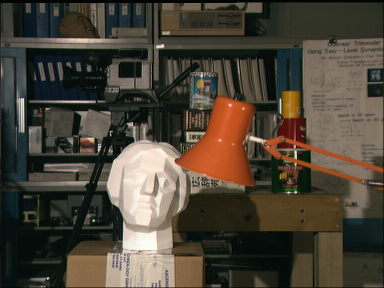
#> input picture Lab4/right7.jpg, 384 x 288 px
$ jupyter execute --allow-errors CV_Assignment4.ipynb
#> lines starting #> are read from the running program, lines starting #| are printed output that depends on the picture
[cell 1]
import numpy as np
import cv2
from matplotlib import pyplot as plt
#from google.colab.patches import cv2_imshow

[cell 2]
imgR = cv2.imread('right7.jpg',0)
#> imgR: shape (288, 384); min 0, max 253, mean 68.2
imgL = cv2.imread('left7.jpg',0)
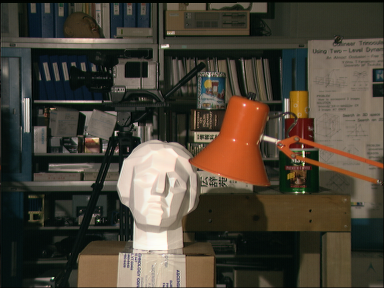
#> input picture Lab4/left7.jpg, 384 x 288 px
#> imgL: shape (288, 384); min 0, max 253, mean 67.8
stereo = cv2.StereoBM_create(16,11)
disparity = stereo.compute(imgL, imgR)
plt.imshow(imgR, cmap='gray')
plt.show()
plt.imshow(imgL, cmap='gray')
plt.show()
plt.imshow(disparity)
plt.show()

[cell 3]
imgL = cv2.imread('left6.jpg',0)
imgR = cv2.imread('right6.jpg',0)
stereo = cv2.StereoBM_create(96, 15)
#> (the rest of this cell did not finish here and is left out)

[cell 4]
imgL = cv2.imread('left4.jpg',0)
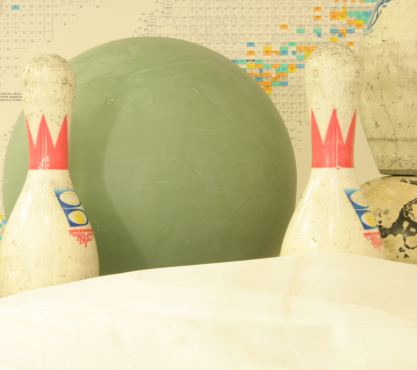
#> input picture Lab4/left4.jpg, 417 x 370 px
#> imgL: shape (370, 417); min 33, max 254, mean 197.7
imgR = cv2.imread('right4.jpg',0)
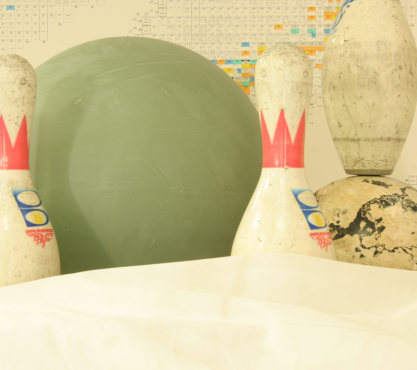
#> input picture Lab4/right4.jpg, 417 x 370 px
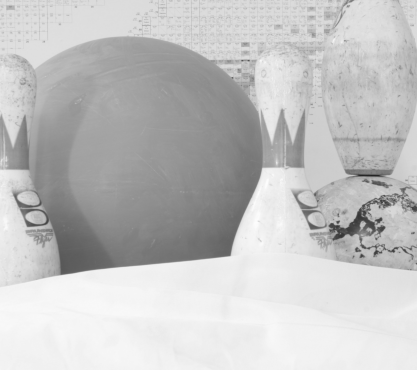
#> imgR: shape (370, 417); min 34, max 253, mean 194.7
stereo = cv2.StereoBM_create(48,15)
disparity = stereo.compute(imgL, imgR)
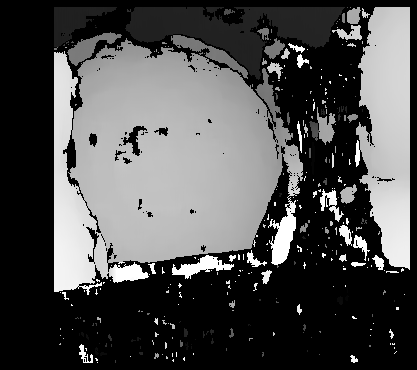
#> disparity: shape (370, 417) int16; min -16, max 752, mean 223.7; drawn with min black and max white
plt.imshow(imgR, cmap='gray')
plt.show()
plt.imshow(imgL, cmap='gray')
plt.show()
plt.imshow(disparity)
plt.show()

[cell 5]
imgL = cv2.imread('left2.jpg',0)
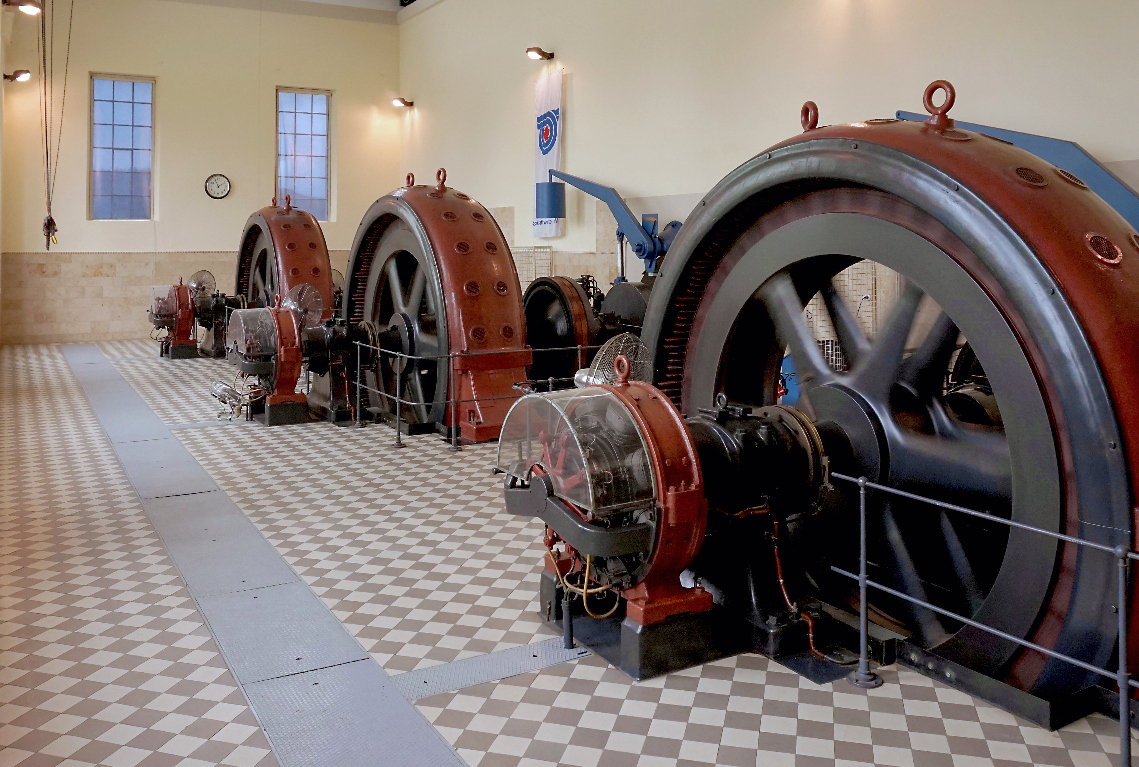
#> input picture Lab4/left2.jpg, 1139 x 767 px
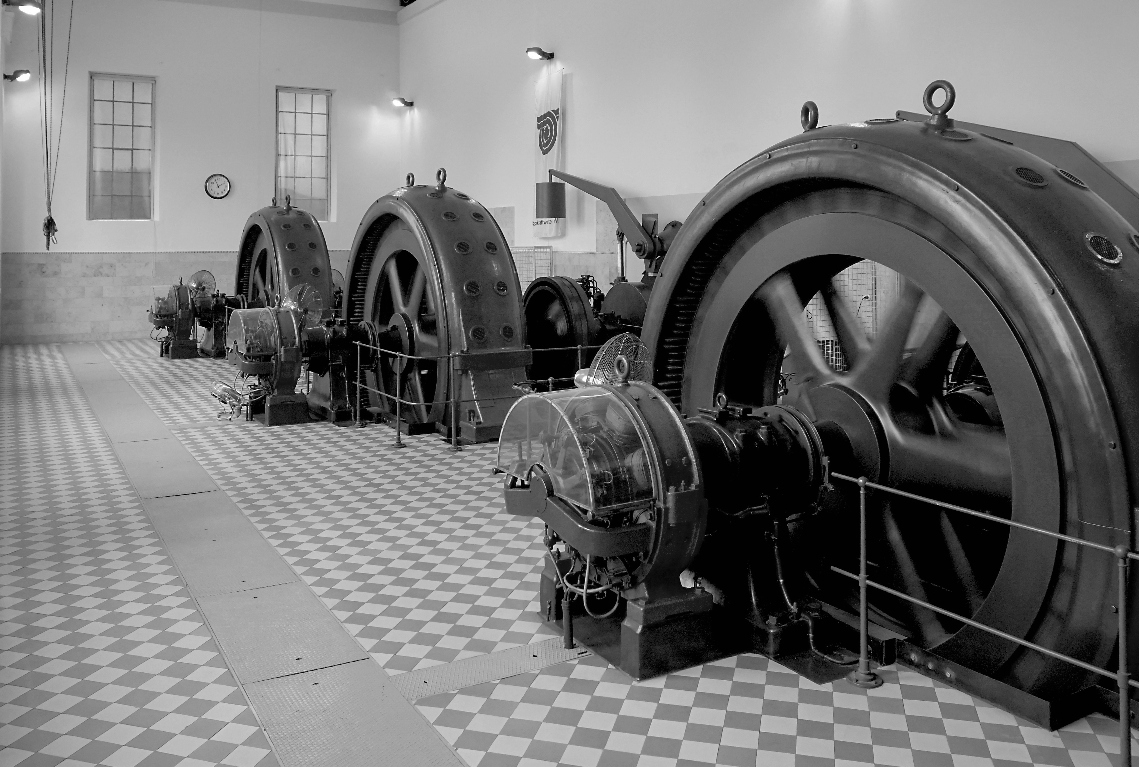
#> imgL: shape (767, 1139); min 0, max 255, mean 116.8
imgR = cv2.imread('right2.jpg',0)
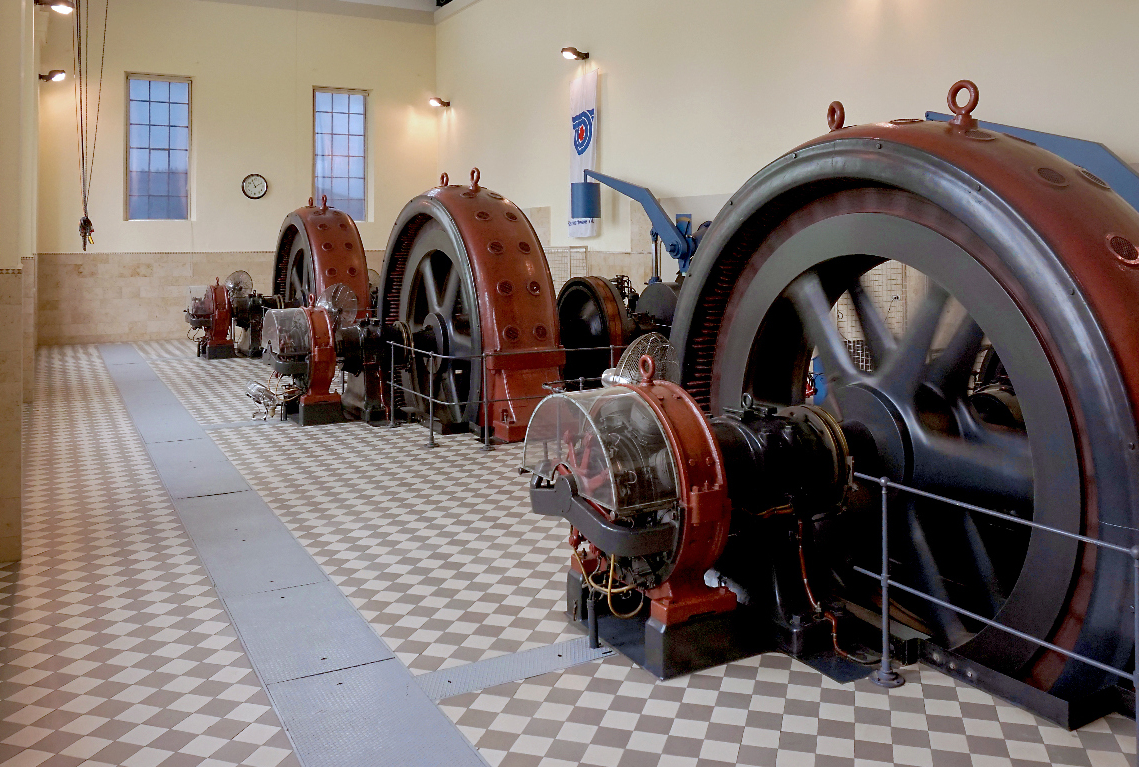
#> input picture Lab4/right2.jpg, 1139 x 767 px
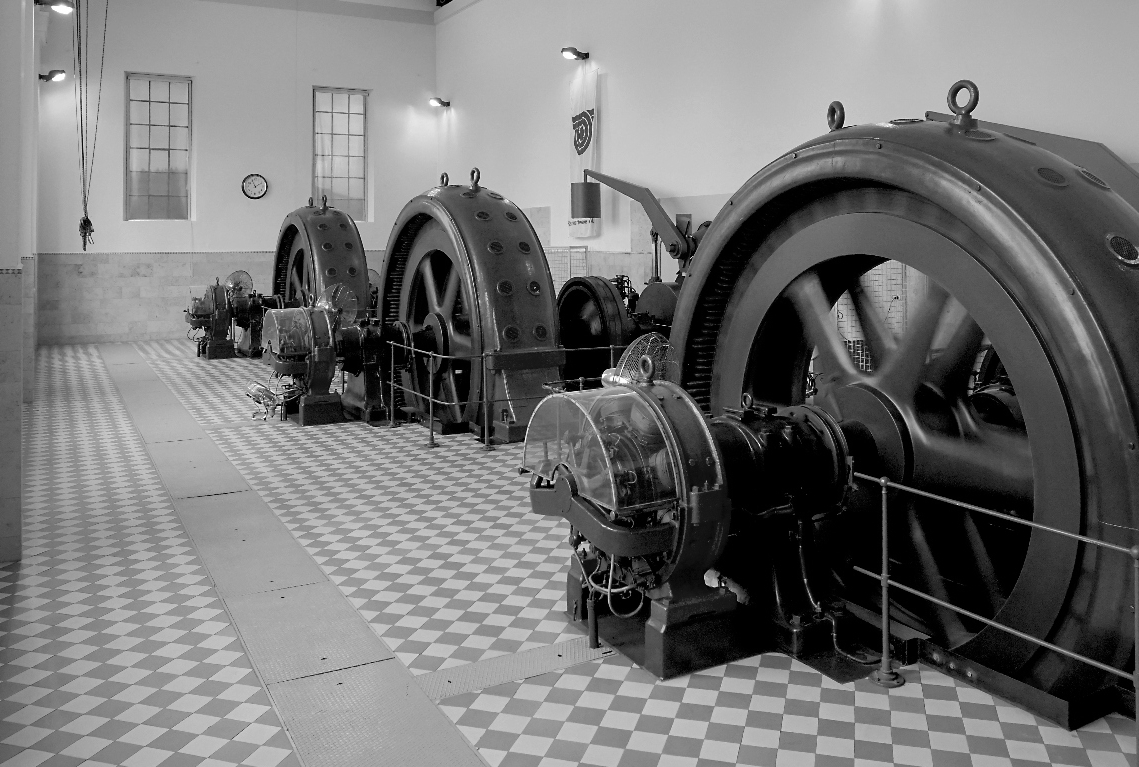
#> imgR: shape (767, 1139); min 0, max 255, mean 116.9
stereo = cv2.StereoBM_create(64,21)
disparity = stereo.compute(imgR, imgL)
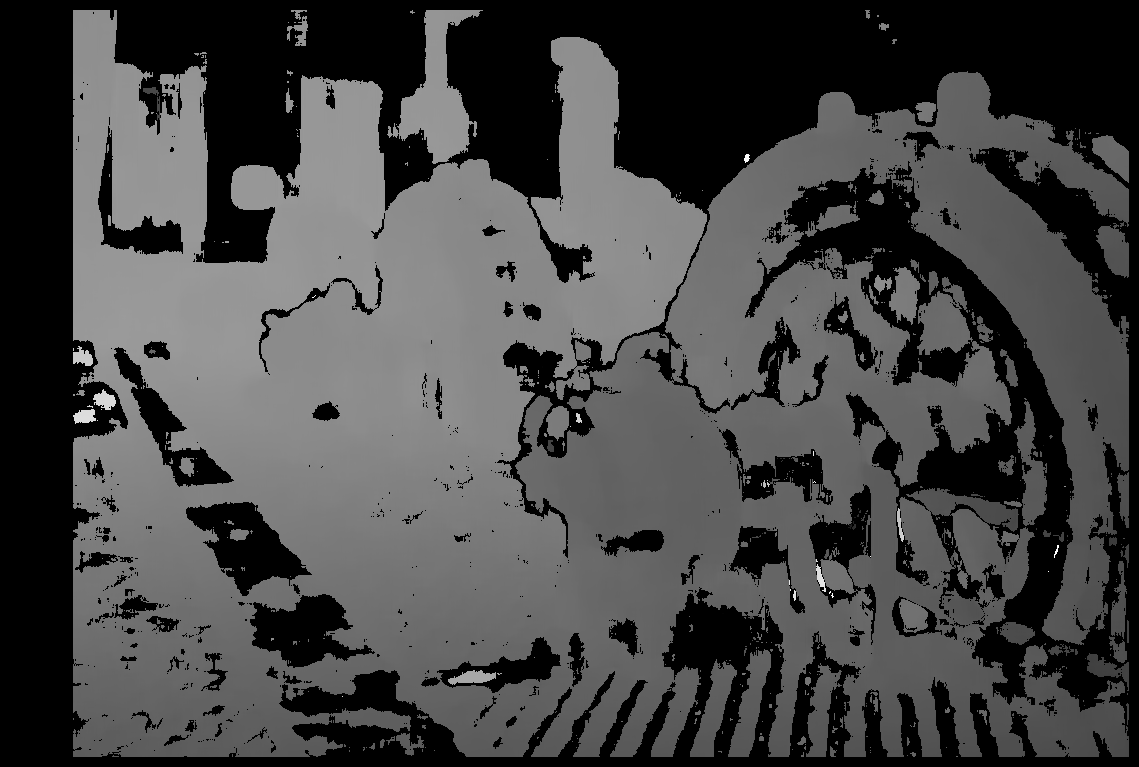
#> disparity: shape (767, 1139) int16; min -16, max 1008, mean 267.7; drawn with min black and max white
plt.imshow(imgR, cmap='gray')
plt.show()
plt.imshow(imgL, cmap='gray')
plt.show()
plt.imshow(disparity)
plt.show()
